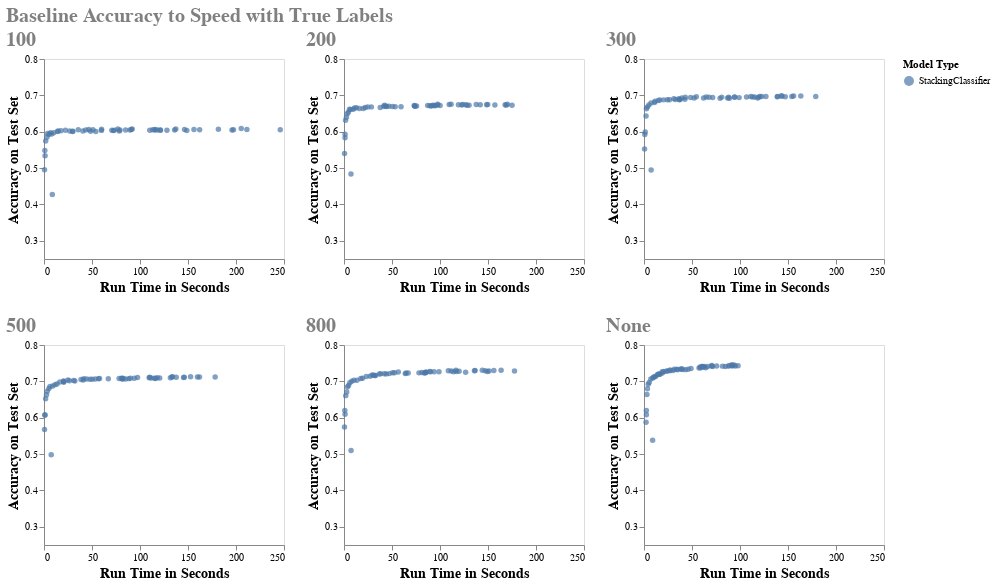

This figure's notebook cell:
### Code cell
chrts = []
chart_upper_limit = 250
for tmf in tfidf_max_features:
    if tmf is None:
        chrts.append(chart_accuracy_speed_scatter(df_results.loc[(df_results['vectorizer_num_features'].isna()) & (df_results['model_type']=='StackingClassifier')], tmf, chart_upper_limit))
    else:
        chrts.append(chart_accuracy_speed_scatter(df_results.loc[(df_results['vectorizer_num_features']==tmf) & (df_results['model_type']=='StackingClassifier')], tmf, chart_upper_limit))
row_chrt1 = alt.hconcat(chrts[0] | chrts [1] | chrts [2])
row_chrt2 = alt.hconcat(chrts[3] | chrts [4] | chrts [5])
super_chrt_speed_accuracy = alt.vconcat(row_chrt1, row_chrt2).properties(
    title='Baseline Accuracy to Speed with True Labels'
).configure_title(
    fontSize=20,
    anchor='start',
    color='gray'
)
super_chrt_speed_accuracy.save('super_chrt_speed_accuracy_harder_target_stacking.html')
super_chrt_speed_accuracy
